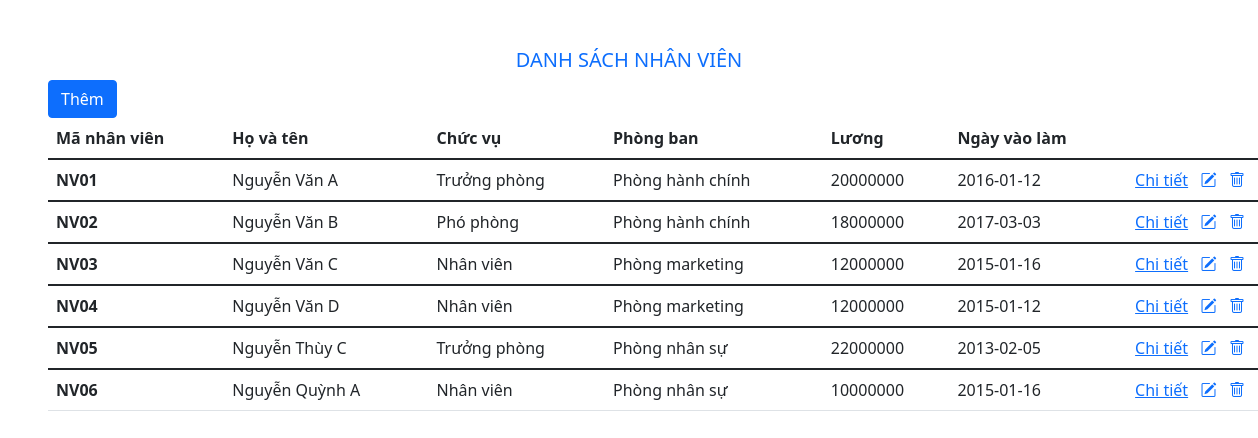
The page / on the database its author committed.
### tables this page shows
CREATE TABLE `nhanvien` (
  `maNV` varchar(20) NOT NULL,
  `hovaten` varchar(30) NOT NULL,
  `chucvu` varchar(30) NOT NULL,
  `phongban` varchar(30) NOT NULL,
  `luong` float NOT NULL,
  `ngayvaolam` date NOT NULL
);

### src/controller/UserController.php (called while the page is built, shortened)
<?php
    require_once 'model/UserModel.php';
    class UserController{
        function index(){
            $userModel = new UserModel();
            $users = $userModel->getAllUsers();
            require_once 'view/user/index.php';
        }
    }
?>

### src/index.php (called while the page is built, shortened)
<?php
    $action     = isset($_GET['action']) ? $_GET['action'] : 'index';
    $object = new $classController();
    $object->$action();
?>

### src/model/UserModel.php (called while the page is built, shortened)
<?php
    class UserModel{
        public function getAllUsers(){
            $conn = $this->connectDb();
            $sql = "SELECT * FROM nhanvien";
            $result = mysqli_query($conn,$sql);
            $arr_users = [];
            if(mysqli_num_rows($result) > 0){
                $arr_users = mysqli_fetch_all($result, MYSQLI_ASSOC);
            }
            return $arr_users;
        }
        public function connectDb() {
            $connection = mysqli_connect(DB_HOST, DB_USERNAME, DB_PASSWORD, DB_NAME);
            return $connection;
        }
    }
?>

### src/view/user/index.php (the view, shortened to what this page needs)
<!DOCTYPE html>
<html lang="en">
<head>
    <link rel="stylesheet" href="https://cdn.jsdelivr.net/npm/bootstrap-icons@1.7.2/font/bootstrap-icons.css">
    <link href="https://cdn.jsdelivr.net/npm/bootstrap@5.1.3/dist/css/bootstrap.min.css" rel="stylesheet"
>
</head>
<body>
    <main>
    <h5 class="text-center text-primary mt-5" >DANH SÁCH NHÂN VIÊN</h5>
    <div>
        <a href="index.php?controller=user&action=add" class="btn btn-primary ms-5">Thêm</a>
    </div>
    <table class="table ms-5">
        <thead>
                    <tr>
                    <th scope="col">Mã nhân viên</th>
                    <th scope="col">Họ và tên</th>
                    <th scope="col">Chức vụ</th>
                    <th scope="col">Phòng ban</th>
                    <th scope="col">Lương</th>
                    <th scope="col">Ngày vào làm</th>
                    </tr>
                </thead>
    <?php
        foreach($users as $user){
            ?>
                <tbody>
                <tr>
                    <th scope="row"><?php echo $user['maNV']; ?></th>
                    <td><?php echo $user['hovaten']; ?></td>
                    <td><?php echo $user['chucvu']; ?></td>
                    <td><?php echo $user['phongban']; ?></td>
                    <td><?php echo $user['luong']; ?></td>
                    <td><?php echo $user['ngayvaolam']; ?></td>
                    <td>
                    <?php
                    $urlDetail =
                        "index.php?controller=user&action=detail&maNV=" . $user['maNV'];
                    $urlEdit =
                        "index.php?controller=user&action=edit&maNV=" . $user['maNV'];
                    $urlDelete =
                        "index.php?controller=user&action=delete&maNV=" . $user['maNV'];
                    ?>
                    <a href="<?php echo $urlDetail?>">Chi tiết</a> &nbsp;
                    <a href="<?php echo $urlEdit?>"><i class="bi bi-pencil-square"></i></a> &nbsp;
                    <a onclick="return confirm('Bạn chắc chắn muốn xóa?')"
                       href="<?php echo $urlDelete?>">
                       <i class="bi bi-trash"></i>
                    </a>
                </td>
                </tr>
                </tbody>
    <?php
        }
    ?>
     </table>
    </main>
</body>
</html>

### rows shown on the page
nhanvien: maNV "NV01", hovaten "Nguyễn Văn A", chucvu "Trưởng phòng", phongban "Phòng hành chính", luong "20000000", ngayvaolam "2016-01-12"
nhanvien: maNV "NV02", hovaten "Nguyễn Văn B", chucvu "Phó phòng", phongban "Phòng hành chính", luong "18000000", ngayvaolam "2017-03-03"
nhanvien: maNV "NV03", hovaten "Nguyễn Văn C", chucvu "Nhân viên", phongban "Phòng marketing", luong "12000000", ngayvaolam "2015-01-16"
nhanvien: maNV "NV04", hovaten "Nguyễn Văn D", chucvu "Nhân viên", phongban "Phòng marketing", luong "12000000", ngayvaolam "2015-01-12"
nhanvien: maNV "NV05", hovaten "Nguyễn Thùy C", chucvu "Trưởng phòng", phongban "Phòng nhân sự", luong "22000000", ngayvaolam "2013-02-05"
nhanvien: maNV "NV06", hovaten "Nguyễn Quỳnh A", chucvu "Nhân viên", phongban "Phòng nhân sự", luong "10000000", ngayvaolam "2015-01-16"
